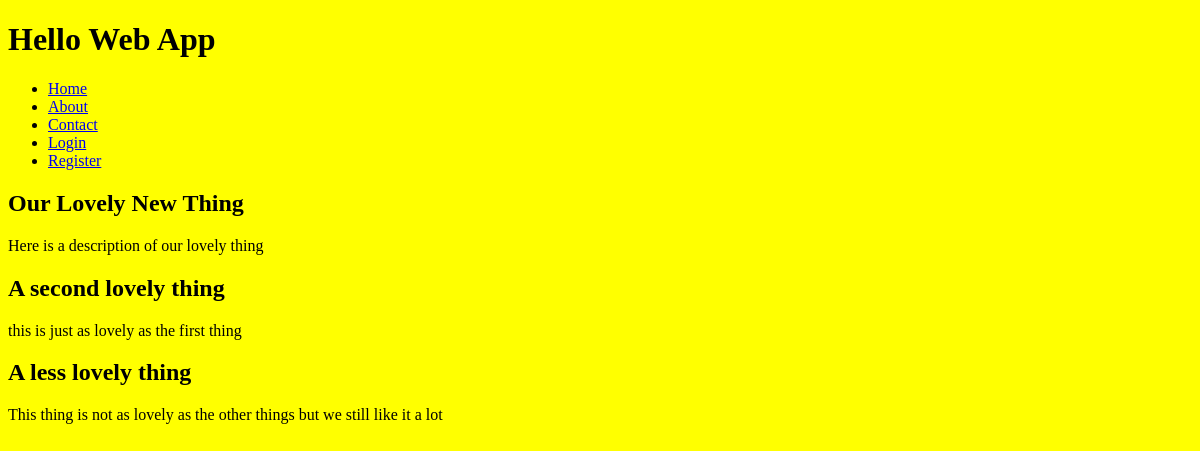
The app's page /, older data.
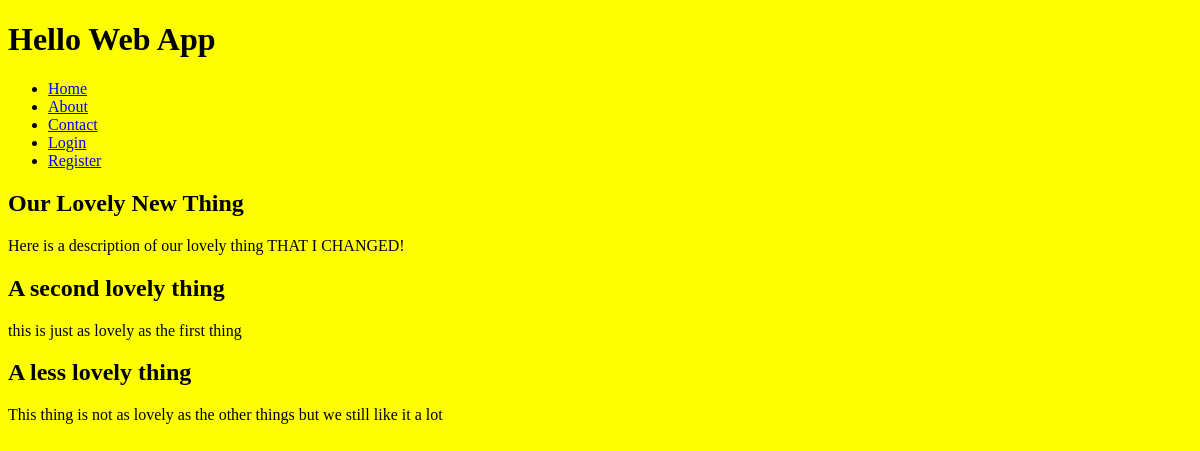
The same page, newer data.
### collection/models.py (models this page shows)
class Thing(models.Model):
	name = models.CharField(max_length=255)
	description = models.TextField()
	slug = models.SlugField(unique = True)
	user = models.OneToOneField(User, blank=True, null = True)

### collection/views.py (the view)
# urls.py: url(r'^$', 'collection.views.index', name='home'),
def index(request):
	things= Thing.objects.all()
	return render(request, 'index.html', {
		'things': things,
	})

### collection/templates/index.html (shortened to what this page needs)
{% extends 'layouts/base.html' %}
{% block content %}
	{% for thing in things %}
	<h2>{{ thing.name }}</h2>
	<P>{{ thing.description }}</P>
	{% endfor %}
{% endblock %}

### collection/templates/layouts/base.html (shortened to what this page needs)
{% load staticfiles %}
<!doctype html>
<html>
<head>
	<link rel = "stylesheet" href="{% static 'css/style.css' %}" />
</head>
<body>
	<header>
		<h1>Hello Web App </h1>
		<nav>
			<ul>
				<li><a href="{% url 'home' %}">Home</a></li>
				<li><a href="{% url 'about' %}">About</a></li>
				<li><a href="{% url 'contact' %}">Contact</a></li>
				{% if user.is_authenticated %}
				<li>
					<a href="{% url 'auth_logout' %}">Logout</a>
				</li>
				{% else %}
				<li>
					<a href="{% url 'auth_login' %}">Login</a>
				</li>
				<li>
					<a href="{% url 'registration_register' %}">Register</a>
				</li>
				{% endif %}
			</ul>
		</nav>
	</header>
	{% block content %}{% endblock %}
</body>
</html>

### collection/static/css/style.css (style rules this page uses)
body { background-color: yellow; }

Row changes from the older to the newer data that the page shows:
changed Thing "Our Lovely New Thing": description "Here is a description of our lovely thing" → "Here is a description of our lovely thing THAT I CHANGED!"
